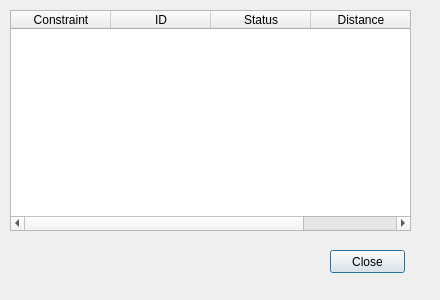
<?xml version="1.0" encoding="UTF-8"?>
<ui version="4.0">
 <class>dlgPipelineDialog</class>
 <widget class="QDialog" name="dlgPipelineDialog">
  <property name="geometry">
   <rect>
    <x>0</x>
    <y>0</y>
    <width>440</width>
    <height>300</height>
   </rect>
  </property>
  <property name="windowTitle">
   <string>PipelinePlanner</string>
  </property>
  <widget class="QTableWidget" name="tblWidgets">
   <property name="geometry">
    <rect>
     <x>10</x>
     <y>10</y>
     <width>401</width>
     <height>221</height>
    </rect>
   </property>
   <property name="alternatingRowColors">
    <bool>true</bool>
   </property>
   <column>
    <property name="text">
     <string>Constraint</string>
    </property>
   </column>
   <column>
    <property name="text">
     <string>ID</string>
    </property>
   </column>
   <column>
    <property name="text">
     <string>Status</string>
    </property>
   </column>
   <column>
    <property name="text">
     <string>Distance</string>
    </property>
   </column>
  </widget>
  <widget class="QPushButton" name="btnPush">
   <property name="geometry">
    <rect>
     <x>330</x>
     <y>250</y>
     <width>75</width>
     <height>23</height>
    </rect>
   </property>
   <property name="text">
    <string>Close</string>
   </property>
  </widget>
 </widget>
 <resources/>
 <connections>
  <connection>
   <sender>btnPush</sender>
   <signal>pressed()</signal>
   <receiver>dlgPipelineDialog</receiver>
   <slot>reject()</slot>
   <hints>
    <hint type="sourcelabel">
     <x>367</x>
     <y>261</y>
    </hint>
    <hint type="destinationlabel">
     <x>219</x>
     <y>149</y>
    </hint>
   </hints>
  </connection>
 </connections>
</ui>
